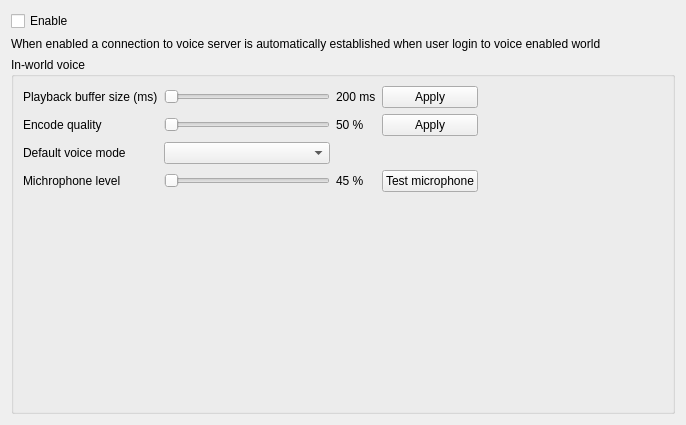
<?xml version="1.0" encoding="UTF-8"?>
<ui version="4.0">
 <class>VoiceSettings</class>
 <widget class="QWidget" name="VoiceSettings">
  <property name="geometry">
   <rect>
    <x>0</x>
    <y>0</y>
    <width>686</width>
    <height>425</height>
   </rect>
  </property>
  <property name="windowTitle">
   <string>Dialog</string>
  </property>
  <layout class="QVBoxLayout" name="verticalLayout_5">
   <item>
    <layout class="QVBoxLayout" name="verticalLayout_3">
     <item>
      <widget class="QCheckBox" name="enabledCheckBox">
       <property name="text">
        <string>Enable</string>
       </property>
      </widget>
     </item>
    </layout>
   </item>
   <item>
    <widget class="QLabel" name="label">
     <property name="text">
      <string>When enabled a connection to voice server is automatically established when user login to voice enabled world</string>
     </property>
    </widget>
   </item>
   <item>
    <layout class="QVBoxLayout" name="verticalLayout_4">
     <item>
      <layout class="QVBoxLayout" name="verticalLayout">
       <item>
        <widget class="QGroupBox" name="groupBox">
         <property name="title">
          <string>In-world voice</string>
         </property>
         <layout class="QHBoxLayout" name="horizontalLayout_2">
          <item>
           <layout class="QVBoxLayout" name="verticalLayout_2">
            <item>
             <layout class="QGridLayout" name="gridLayout_2">
              <item row="1" column="0">
               <widget class="QLabel" name="label_8">
                <property name="text">
                 <string>Playback buffer size (ms)</string>
                </property>
               </widget>
              </item>
              <item row="1" column="1">
               <widget class="QSlider" name="playbackBufferSlider">
                <property name="maximum">
                 <number>1000</number>
                </property>
                <property name="singleStep">
                 <number>10</number>
                </property>
                <property name="orientation">
                 <enum>Qt::Horizontal</enum>
                </property>
                <property name="tickInterval">
                 <number>10</number>
                </property>
               </widget>
              </item>
              <item row="2" column="0">
               <widget class="QLabel" name="label_7">
                <property name="text">
                 <string>Encode quality</string>
                </property>
               </widget>
              </item>
              <item row="2" column="1">
               <widget class="QSlider" name="encodeQualitySlider">
                <property name="maximum">
                 <number>100</number>
                </property>
                <property name="singleStep">
                 <number>5</number>
                </property>
                <property name="orientation">
                 <enum>Qt::Horizontal</enum>
                </property>
                <property name="tickInterval">
                 <number>5</number>
                </property>
               </widget>
              </item>
              <item row="5" column="0">
               <widget class="QLabel" name="label_6">
                <property name="text">
                 <string>Default voice mode</string>
                </property>
               </widget>
              </item>
              <item row="7" column="0">
               <widget class="QLabel" name="label_9">
                <property name="text">
                 <string>Michrophone level</string>
                </property>
               </widget>
              </item>
              <item row="7" column="1">
               <widget class="QSlider" name="microphoneLevelSlider">
                <property name="maximum">
                 <number>100</number>
                </property>
                <property name="singleStep">
                 <number>5</number>
                </property>
                <property name="orientation">
                 <enum>Qt::Horizontal</enum>
                </property>
                <property name="tickInterval">
                 <number>5</number>
                </property>
               </widget>
              </item>
              <item row="2" column="3">
               <widget class="QLabel" name="encodeQualityLabel">
                <property name="text">
                 <string>50 %</string>
                </property>
               </widget>
              </item>
              <item row="1" column="3">
               <widget class="QLabel" name="playbackBufferSizeLabel">
                <property name="text">
                 <string>200 ms</string>
                </property>
               </widget>
              </item>
              <item row="5" column="1">
               <layout class="QHBoxLayout" name="horizontalLayout_4">
                <item>
                 <widget class="QComboBox" name="defaultVoiceMode"/>
                </item>
               </layout>
              </item>
              <item row="7" column="3">
               <widget class="QLabel" name="microphoneLevelLabel">
                <property name="text">
                 <string>45 %</string>
                </property>
               </widget>
              </item>
              <item row="7" column="4">
               <widget class="QPushButton" name="testMicrophoneButton">
                <property name="text">
                 <string>Test microphone</string>
                </property>
               </widget>
              </item>
              <item row="1" column="4">
               <widget class="QPushButton" name="applyPlaybackBufferSizeButton">
                <property name="text">
                 <string>Apply</string>
                </property>
               </widget>
              </item>
              <item row="1" column="5">
               <spacer name="horizontalSpacer_2">
                <property name="orientation">
                 <enum>Qt::Horizontal</enum>
                </property>
                <property name="sizeHint" stdset="0">
                 <size>
                  <width>10</width>
                  <height>20</height>
                 </size>
                </property>
               </spacer>
              </item>
              <item row="2" column="4">
               <widget class="QPushButton" name="applyEncodeQualityButton">
                <property name="text">
                 <string>Apply</string>
                </property>
               </widget>
              </item>
             </layout>
            </item>
            <item>
             <spacer name="verticalSpacer_3">
              <property name="orientation">
               <enum>Qt::Vertical</enum>
              </property>
              <property name="sizeHint" stdset="0">
               <size>
                <width>20</width>
                <height>40</height>
               </size>
              </property>
             </spacer>
            </item>
           </layout>
          </item>
          <item>
           <spacer name="verticalSpacer_2">
            <property name="orientation">
             <enum>Qt::Vertical</enum>
            </property>
            <property name="sizeHint" stdset="0">
             <size>
              <width>20</width>
              <height>40</height>
             </size>
            </property>
           </spacer>
          </item>
         </layout>
        </widget>
       </item>
      </layout>
     </item>
    </layout>
   </item>
  </layout>
 </widget>
 <resources/>
 <connections/>
</ui>
